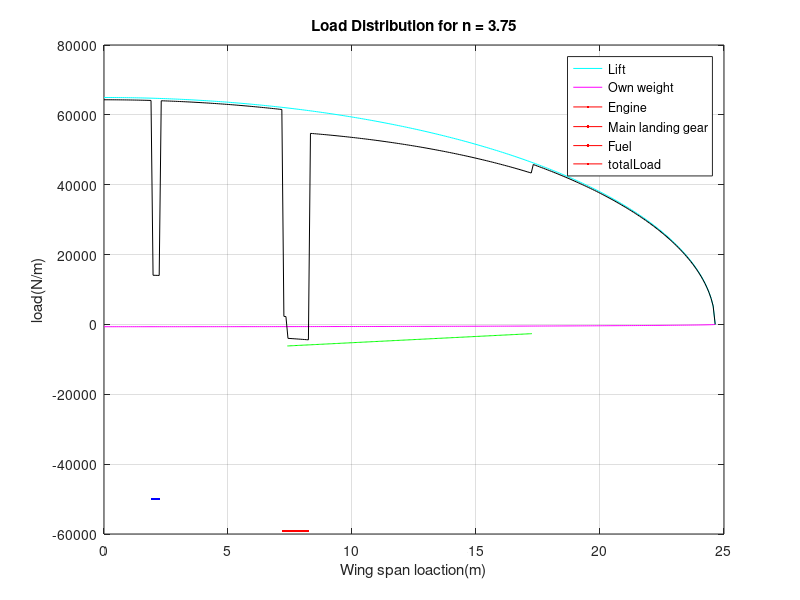
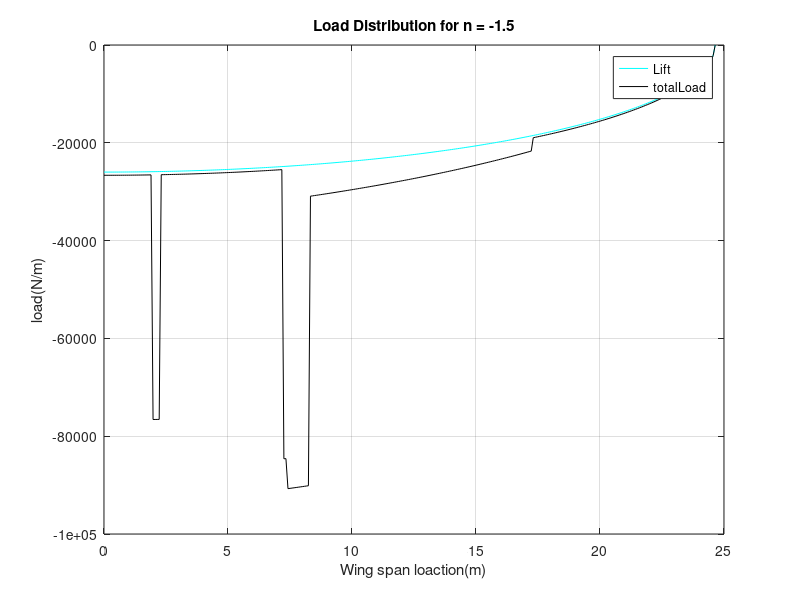
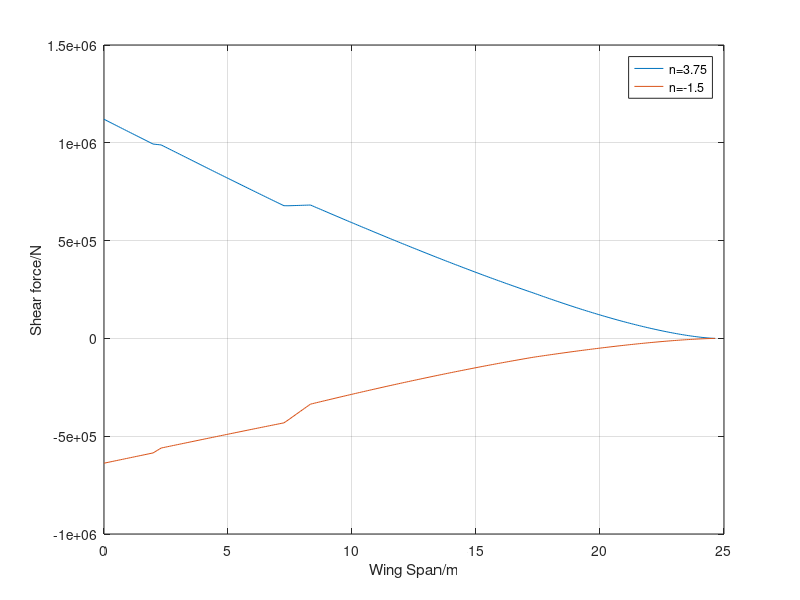
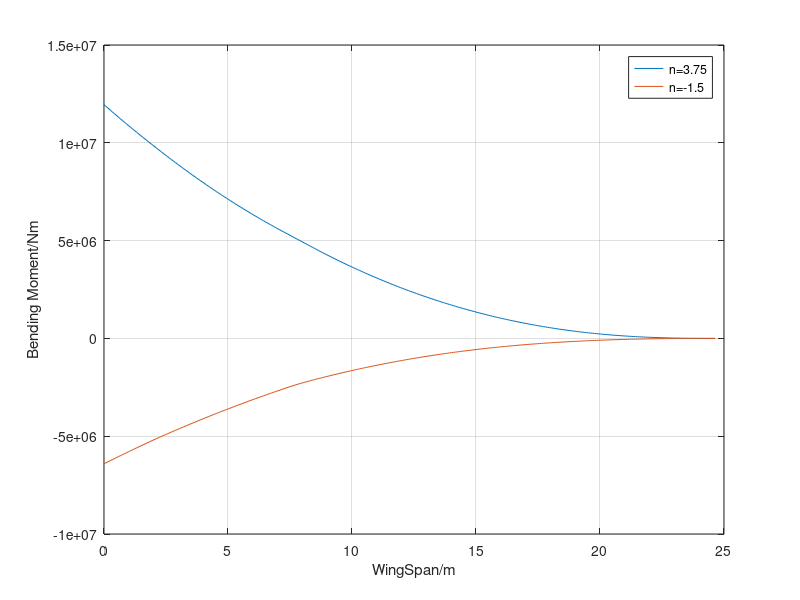

Source code (MATLAB) for these figures, in order:
%code to calculate the load
clear 
clc

%n =300;
croot = 8.5742;
ctip = 2.7437;
c = linspace(ctip,croot,300);
halfSpan = (53.19-3.9)/2;
rho = 0.33;
mass_MG = 2550;%kg
mass_NG = 580;%kg

%% load distribution
%inertia load calculation
%for lift elliptic distribution
Wac = 1341419;
L0 = Wac*3.75/(pi*halfSpan);
L02 = Wac*-1.5/(pi*halfSpan);
y = linspace(0,halfSpan,300);
L = L0*sqrt(1-(y/halfSpan).^2);
L2 = L02*sqrt(1-(y/halfSpan).^2);

loadEngine = 6030*9.81/1;
yEngine = linspace(7.23,8.23,100);

loadLG = 1275*9.81/0.25;
yLG = linspace(1.95,2.2,100);

%calculation of wing own weight
loadWing0 = 5150*9.81/(halfSpan*pi);
loadWing = loadWing0*sqrt(1-(y/halfSpan).^2);

yFuel = linspace(7.394,17.25,200);
loadFuel = 27800.*9.81./(halfSpan*0.4*pi).*(1-yFuel/halfSpan);

totalLoad = zeros(1,300);
totalLoad(:) = totalLoad(:)+L(:);
totalLoad(89:101) = totalLoad(89:101)-loadEngine;
totalLoad(25:28) = totalLoad(25:28)-loadLG;
totalLoad(:)=totalLoad(:)-loadWing(:);
yFuel2 = linspace(7.394,17.25,120);
loadFuel2 = 27800.*9.81./(halfSpan*0.4*pi).*(1-yFuel2/halfSpan);
totalLoad(91:210)= totalLoad(91:210)-loadFuel2(1:120);

totalLoad2 = zeros(1,300);
totalLoad2(:) = totalLoad2(:)+L2(:);
totalLoad2(89:101) = totalLoad2(89:101)-loadEngine;
totalLoad2(25:28) = totalLoad2(25:28)-loadLG;
totalLoad2(:)=totalLoad2(:)-loadWing(:);
totalLoad2(91:210)= totalLoad2(91:210)-loadFuel2(1:120);
%%
figure(1)
plot(y,L,'c');
hold on;
plot(y,-loadWing,'m');
hold on;
plot(yEngine,-loadEngine,'r.-');
hold on;
plot(yLG,-loadLG,'b.-');
hold on;
plot(yFuel,-loadFuel,'g');
hold on;
plot(y,totalLoad,'k');
legend("Lift","Own weight","Engine","Main landing gear","Fuel","totalLoad");
title("Load Distribution for n = 3.75");
ylabel('load(N/m)');
xlabel('Wing span loaction(m)');
grid on
hold off

%for n = -1
figure(2)
plot(y,L2,'c');
hold on;
plot(y,totalLoad2,'k');
legend("Lift","totalLoad");
title("Load Distribution for n = -1.5");
ylabel('load(N/m)');
xlabel('Wing span loaction(m)');
grid on
hold off

%%
figure(3)
dx = halfSpan/300;
shearForce = totalLoad.*dx;
shearForce2 = totalLoad2.*dx;
for i = 1:300
    shearForce(i) = sum(shearForce(i:300));
    shearForce2(i) = sum(shearForce2(i:300));
end    
plot(y,shearForce);
hold on;
plot(y,shearForce2);
hold off;
legend("n=3.75","n=-1.5");
ylabel("Shear force/N");
xlabel("Wing Span/m");
grid on

%% Bending moment calculation
shearForce(301)=0;
shearForce2(301)=0;
for i = 1:300
    dbendMoment(i) = (shearForce(i)+shearForce(i+1))*(dx)/2;
    dbendMoment2(i) = (shearForce2(i)+shearForce2(i+1))*(dx)/2;
end

for i = 1:300
    bendMoment(i) = sum(dbendMoment(i:300));
    bendMoment2(i) = sum(dbendMoment2(i:300));
end    

figure(4);
plot(y,bendMoment);
hold on;
plot(y,bendMoment2);
grid on;
legend("n=3.75","n=-1.5");
ylabel("Bending Moment/Nm");
xlabel("WingSpan/m");
hold off;


